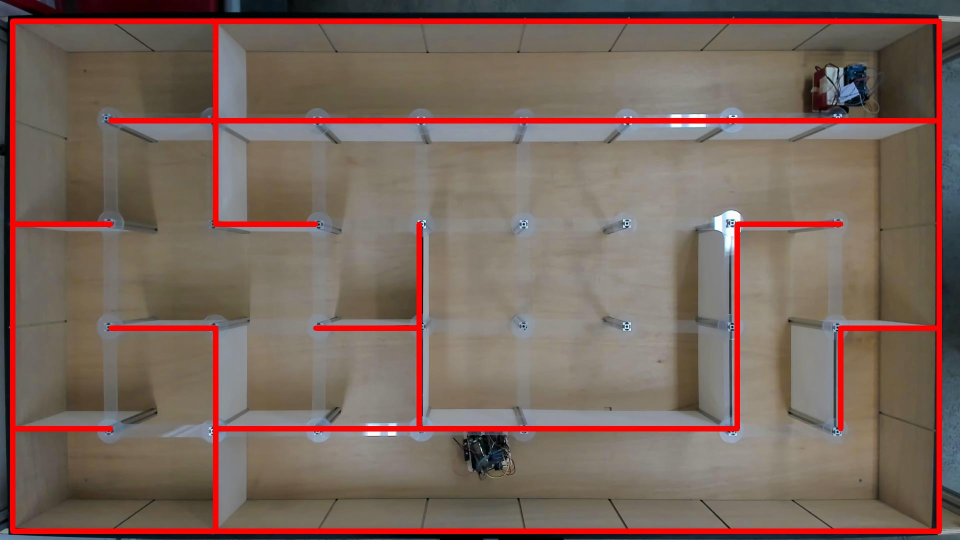
#> input picture car.jpg, 1920 x 1080 px, given in place of fcam6.jpg, which was not available (shown at 1/2 size)
$ python Vision_Attempt2.py
#> lines starting #> are read from the running program, lines starting #| are printed output that depends on the picture; after the words box and inside, x2 and y2 are one past the last pixel; in counts of white or black regions, pixels touching at a corner belong together; pictures that were not available may be replaced by others from this repository, and a replacement may not be noted
import numpy as np
import cv2
import matplotlib.pyplot as plt
import copy
import serial
import time
import argparse
import imutils
from collections import deque
from imutils.video import VideoStream


def startCamera():
# =============================================================================
#     For camera testing (ignore above code, it's fucked)
#
#    Uncomment line:
#       77: when connected to maze camera
#       78: when you want to use laptop camera
#
# =============================================================================

#    usbCamera = cv2.VideoCapture(cv2.CAP_DSHOW)
##    usbCamera = cv2.VideoCapture(0)
#
#    usbCamera.set(cv2.CAP_PROP_FPS, 30)
#    usbCamera.set(cv2.CAP_PROP_FRAME_WIDTH,800)
#    usbCamera.set(cv2.CAP_PROP_FRAME_HEIGHT,500)
#    usbCamera.set(3,1920)
#    usbCamera.set(4,1080)
#
#    if usbCamera.isOpened(): # try to get the first frame
#            rval, frame = usbCamera.read()
#    else:
#            rval = False
#    while rval:
#        cv2.imshow("USB Camera", frame)
#        rval, frame = usbCamera.read()
#        key = cv2.waitKey(20)
#        if key == 27: # exit on ESC
#            usbCamera.release()
#            vs = VideoStream(src=1,resolution = (1920,1080),framerate = 30).start()
#            cv2.destroyWindow("USB Camera")
#            return frame,vs


# =============================================================================
# Comment out if connected to camera
# =============================================================================

    picture = cv2.imread('fcam6.jpg')
#> picture is the input picture: shape (1080, 1920, 3); mean B, G, R 91.7, 101, 121.9
#    vs = VideoStream(src=1,resolution = (1920,1080),framerate = 30).start()
#    picture = cv2.imread('car2.jpg')
    return picture

def startVideoStream():
    vs = VideoStream(src=1,resolution = (1920,1080),framerate = 30).start()
    return vs


def displayPicture(picture):
    cv2.imshow("Snap",picture)
    cv2.waitKey(0)
    cv2.destroyAllWindows()


# [9 lines left out: function testProcess, not called in this run]

def redOverLay(picture):

    red = copy.deepcopy(picture)
    gray = cv2.cvtColor(picture,cv2.COLOR_BGR2GRAY)
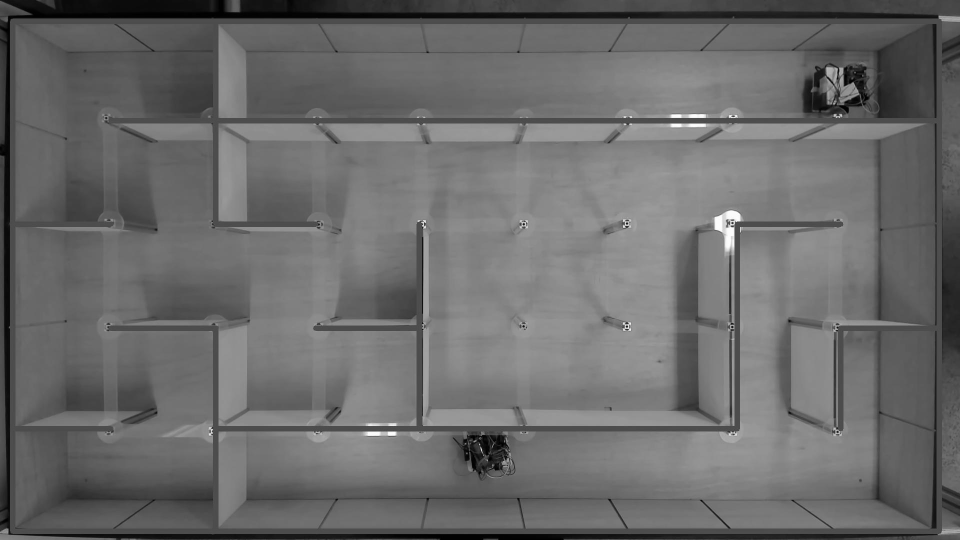
#> gray: shape (1080, 1920) (shown at 1/2 size); min 0, max 255, mean 106.2
    blur_gray = cv2.blur(gray,(5,5))
    edges = cv2.Canny(blur_gray,60,100)
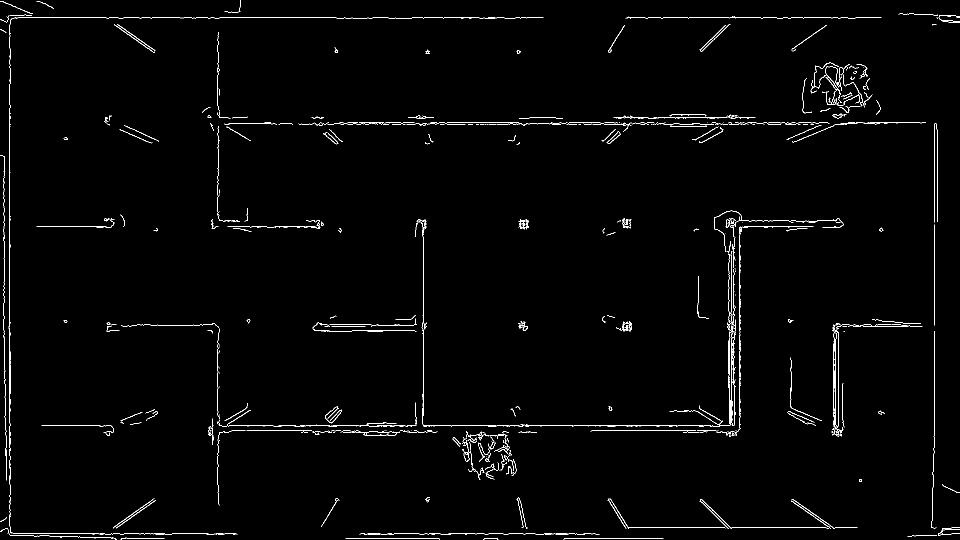
#> edges: shape (1080, 1920) (shown at 1/2 size); 1.4% white in thin lines or dots
    lines = cv2.HoughLinesP(edges,1,np.pi/360,50,70)
#> lines = 1078 rows, first 6: [824, 35, 845, 35], [35, 35, 212, 35], [771, 245, 801, 245], [120, 850, 200, 850], [18, 653, 18, 267], [936, 248, 945, 248]
    for line in lines:
        x1, y1, x2, y2 = line[0]
        cv2.line(red, (x1, y1), (x2, y2), (0, 255, 0), 30)
#> this loop made 1078 passes
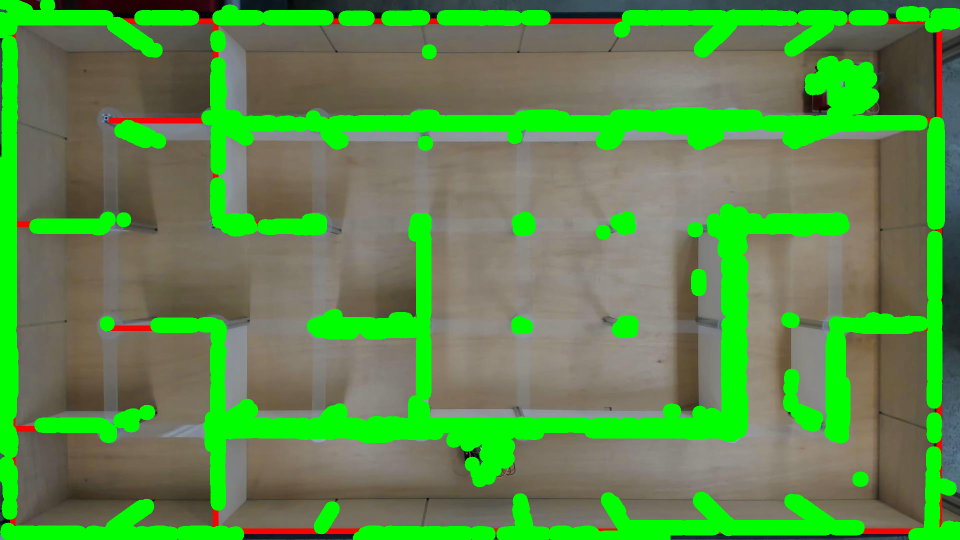
#> red: shape (1080, 1920, 3) (shown at 1/2 size); mean B, G, R 75, 140.2, 91.8
#    cv2.imshow("test",red)
    vertIndex = [25,221,431,631,838,1052,1266,1474,1681,1878]
    horIndex = [42,241,448,656,857,1062]
    horList = []
    vertList = []
#    cv2.imshow("test",red)
#   Checking for horizontal walls.
    for x in horIndex:
#   Iterates through the 6 horizontal walls
#        print("X is:",x)
#        print(len(vertIndex))
#        dick = 0
        for c in range(len(vertIndex)):
#   Iterates through the vertical walls to check
            if c == 9:
                break
            else:
                startH = vertIndex[c]
                endH = vertIndex[c+1]
#                print("Start is:",start)
#                print("End is:", end)
#            print(c)
            a = startH
#            print("A is :",a)
            count = 0
#            print("Before loop:",count)
            for a in range(startH,endH):
                if red[x,a,1] == 255:
                    count+=1
#                    print(count)
                else:
                    continue
            if count > 170:
                cv2.line(picture,(endH,x),(startH,x),(0,0,255),10)
#                print(dick)
#                dick+=1
                horList.append("1")
            else:
                horList.append("0")
                continue
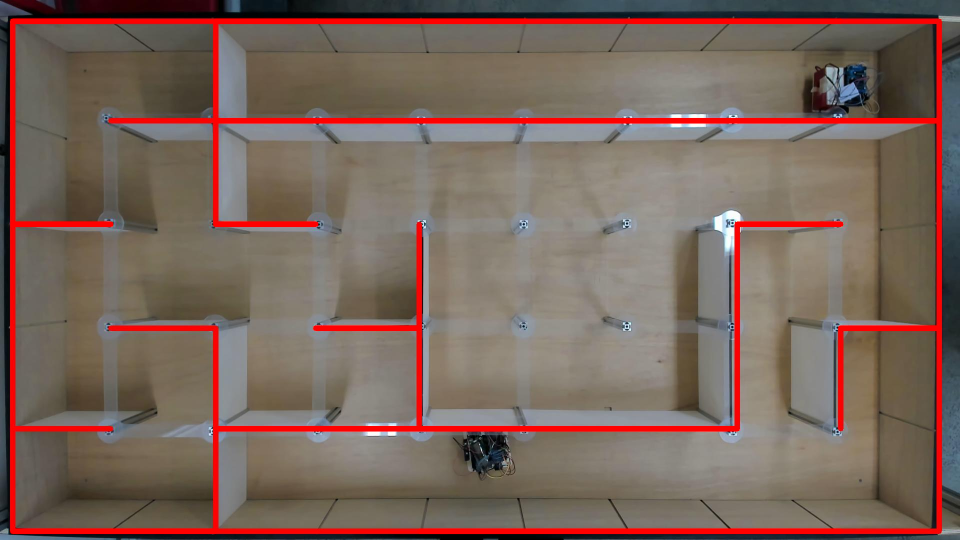
#> picture: shape (1080, 1920, 3) (shown at 1/2 size); 3.22% of pixels changed, all inside (x1, y1, x2, y2) = (20, 37, 1884, 1068)
#> after the loop, horList = 54 items, first 6: '1', '0', '1', '1', '1', '0'
#            print("After for loop:", count)

#   Vertical Wall Checker
    for h in vertIndex:
        for d in range(len(horIndex)):
            if d == 5:
                break
            else:
                startV = horIndex[d]
                endV = horIndex[d+1]
            count = 0
            for g in range(startV,endV):
                if red[g,h,1] == 255:
                    count+=1
                else:
                    continue
            if count > 170:
                cv2.line(picture,(h,endV),(h,startV),(0,0,255),10)
                vertList.append("1")
            else:
                vertList.append("0")
                continue
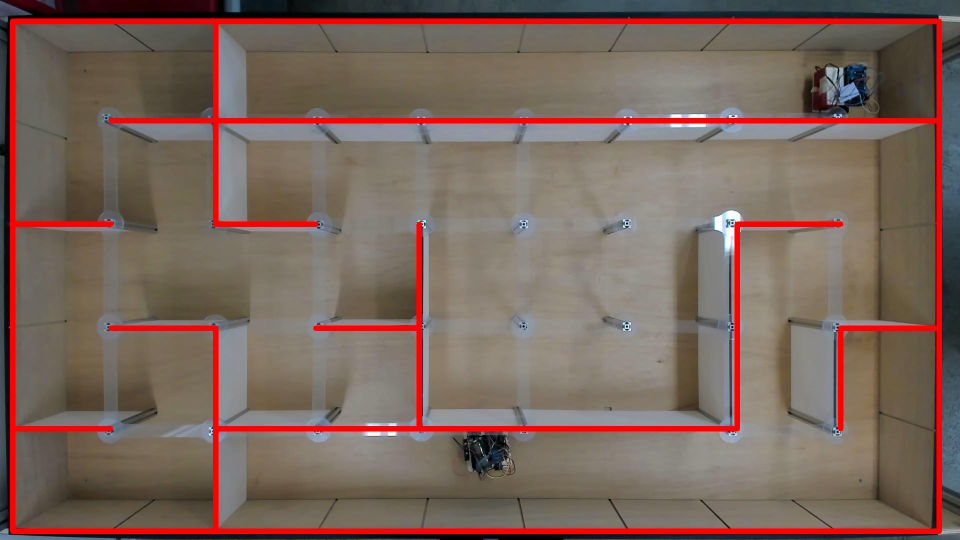
#> picture: shape (1080, 1920, 3) (shown at 1/2 size); 1.91% of pixels changed, all inside (x1, y1, x2, y2) = (20, 43, 1884, 1068)
#> after the loop, vertList = 50 items, first 6: '1', '1', '1', '1', '1', '0'

# [5 lines of commented-out code are left out]
    return picture, horList,vertList

# [33 lines left out: function reArrangeVertList, not called in this run]

def findCar(picture):

    binImage = cv2.cvtColor(picture,cv2.COLOR_BGR2GRAY)
    cellLocation = []
# =============================================================================
# Detection of the car
#
# We know that the car will be positioned in one of the four corners, therefore
# we will chech the 4 corners.
#
#
#   https://github.com/michael-pacheco/opencv-arrow-detection/blob/master
#   /arrow_detection_hough_lines.py
# =============================================================================

# =============================================================================
#   ROI Regions
# =============================================================================
#   Top left corner
#    roi1 = binImage[70:225,50:250]
#    roi1 = binImage[20:300,20:350]
#   Top right corner
#    roi2 = binImage[20:225,1610:1820]
#   Bottom left corner
    roi3 = binImage[875:1050,50:250]
#   Bottom right corner
    roi4 = binImage[875:1050,1610:1820]
#    roi4 = binImage[900:1000,1660:1750]
#    roi1 = binImage[125:225,150:300]

    cv2.imshow("ROI",roi4)
    cv2.waitKey(0)
    cv2.destroyAllWindows()

# =============================================================================
#   Setting Up the Blob Detection
# =============================================================================
    params = cv2.SimpleBlobDetector_Params()
#    params.minThreshold = 0
#    params.maxThreshold = 2000
    params.filterByArea = True
    params.minArea = 250
    params.maxArea = 10000
    params.filterByCircularity = True
    params.minCircularity = 0.5
    params.filterByConvexity = True
    params.minConvexity = 0.5
    params.filterByInertia = True
    params.minInertiaRatio = 0.5
#    params.filterByColor = True
#    params.blobColor = 255
    detector = cv2.SimpleBlobDetector_create(params)

# [15 lines of commented-out code are left out]

    carDetect = detector.detect(roi3)
    if carDetect != []:
        print("Car Detected in Bottom Left Corner")
        cellLocation.append("36")
        return cellLocation,roi3

    carDetect = detector.detect(roi4)
    if carDetect != []:
        print("Car Detected in Bottom Right Corner")
        cellLocation.append("44")
        return cellLocation,roi4

    print("No Car Detected, you're trash")


    overLayedCar = cv2.drawKeypoints(picture,carDetect,np.array([]), (0,0,255), cv2.DRAW_MATCHES_FLAGS_DRAW_RICH_KEYPOINTS)
    cv2.imshow("yeet",overLayedCar)
    cv2.waitKey(0)
    cv2.destroyAllWindows()


    return cellLocation

def getOrientation(arrow):

# =============================================================================
# Detection of the orientation of the car base on an arrow
# =============================================================================
    orientation = []
#    cv2.imwrite("roiCal.jpg",arrow)
#    gray = cv2.cvtColor(arrow,cv2.COLOR_BGR2GRAY)
    corners = cv2.goodFeaturesToTrack(arrow,3,0.1,50)
    corners = np.int0(corners)
    color = cv2.cvtColor(arrow,cv2.COLOR_GRAY2RGB)

    i = 1
    point1 = []
    point2 = []
    point3 = []

#    cv2.imshow("yeet",color)
#    cv2.waitKey(0)
#    cv2.destroyAllWindows()


    for corner in corners:
        x,y = corner.ravel()
#    cv2.circle(arrow,(x,y),5,(0,0,255),10)


        if i == 1:
#        point1 = unumpy.uarray([corner[0][0],corner[0][1]],[5,5])
            point1 = corner
#        p1 = unumpy.uarray([corner[0][0],corner[0][1]],[5,5])
            p1_upper = point1+5
            p1_lower = point1-5
#        print(p1_lower[0][0])
#        print(p1_upper[0][0])
            p1_rangeX = np.arange(p1_lower[0][0],p1_upper[0][0],1)
            p1_rangeY = np.arange(p1_lower[0][1],p1_upper[0][1],1)
#        p1_full = np.uint8(p1)
#        print(p1_rangeY)
#        RED
            cv2.circle(color,(point1[0][0],point1[0][1]),5,(0,0,255),10)
            i+=1
        elif i == 2:
            point2 = corner
            p2_lower = point2-5
            p2_upper = point2+5
            p2_rangeX = np.arange(p2_lower[0][0],p2_upper[0][0],1)
            p2_rangeY = np.arange(p2_lower[0][1],p2_upper[0][1],1)
#        p2 = unumpy.uarray([corner[0][0],corner[0][1]],[5,5])
#        BLUE
            cv2.circle(color,(point2[0][0],point2[0][1]),5,(255,0,0),10)
            i+=1
        else:
            point3 = corner
            p3_lower = point3-5
            p3_upper = point3+5
            p3_rangeX = np.arange(p3_lower[0][0],p3_upper[0][0],1)
            p3_rangeY = np.arange(p3_lower[0][1],p3_upper[0][1],1)
#        p3 = unumpy.uarray([corner[0][0],corner[0][1]],[5,5])
#        GREEN
            cv2.circle(color,(point3[0][0],point3[0][1]),5,(0,255,0),10)

    cv2.imshow("Color Checker",color)
    cv2.waitKey(0)
    cv2.destroyAllWindows()
    #print(p1)
    #print(corners)
    print(point1)
    print(point2)
    print(point3)

# [17 lines of commented-out code are left out]
    if any(np.in1d(p1_rangeX,p2_rangeX)) == True or any(np.in1d(p2_rangeX,p3_rangeX)) == True or any(np.in1d(p3_rangeX,p1_rangeX)) == True:
        if(any(np.in1d(p1_rangeX,p2_rangeX))) == True:
#        Established that point 1 and 2 are the base.
            referenceX = (point1[0][0]+point2[0][0])/2
            if(point3[0][0] > referenceX):
                print("Right Arrow")
                orientation.append("1")
            else:
                print("Left Arrow")
                orientation.append("3")
        elif(any(np.in1d(p2_rangeX,p3_rangeX))) == True:
#        Established that point 2 and 3 are the base.
            referenceX = (point2[0][0]+point3[0][0])/2
            if(point1[0][0] > referenceX):
                print("Right Arrow")
                orientation.append("1")
            else:
                print("Left Arrow")
                orientation.append("3")
        else:
#        Established that point 2 and 3 are the base.
            referenceX = (point3[0][0]+point1[0][0])/2
            if(point2[0][0] > referenceX):
                print("Right Arrow")
                orientation.append("1")
            else:
                print("Left Arrow")
                orientation.append("3")
    elif any(np.in1d(p1_rangeY,p2_rangeY)) == True or any(np.in1d(p2_rangeY,p3_rangeY)) == True or any(np.in1d(p3_rangeY,p1_rangeY)) == True:
        if(any(np.in1d(p1_rangeY,p2_rangeY))) == True:
#        Established that point 1 and 2 are the base.
            referenceY = (point1[0][1]+point2[0][1])/2
            if(point3[0][1] > referenceY):
                print("Down Arrow")
                orientation.append("2")
            else:
                print("Up Arrow")
                orientation.append("0")
        elif(any(np.in1d(p2_rangeY,p3_rangeY))) == True:
#        print("REE")
#        Established that point 2 and 3 are the base.
            referenceY = (point2[0][1]+point3[0][1])/2
            if(point1[0][1] > referenceY):
                print("Down Arrow")
                orientation.append("2")
            else:
                print("Up Arrow")
                orientation.append("0")
        else:
#        Established that point 2 and 3 are the base.
            referenceY = (point3[0][1]+point1[0][1])/2
            if(point2[0][1] > referenceY):
                print("Down Arrow")
                orientation.append("2")
            else:
                print("Up Arrow")
                orientation.append("0")

    else:
        print("Can't Detect Heading")

    return orientation
# [145 lines of commented-out code are left out]

# [194 lines left out: functions cropHorList, cropVertList, calandraCompatible, liveTracking, not called in this run]

# =============================================================================
# Main Function
# =============================================================================
snap = startCamera()
cam = startVideoStream()
#displayPicture(snap)
redMaze,horList,vertList = redOverLay(snap)
#> horList = 54 items, first 6: '1', '0', '1', '1', '1', '0'; vertList = 50 items, first 6: '1', '1', '1', '1', '1', '0'
displayPicture(redMaze)
car,roi = findCar(snap)
#> in findCar, `roi4 = binImage[875:1050,1610:1820]`:
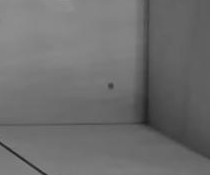
#> roi4: shape (175, 210); min 30, max 147, mean 109.5
#> in findCar, `carDetect = detector.detect(roi3)`: carDetect = ()
#> car = ['36']
orientation = getOrientation(roi)
#> in getOrientation, `corners = cv2.goodFeaturesToTrack(arrow,3,0.1,50)`: corners = [[191, 173], [121, 84]]
#> the loop in getOrientation, `for corner in corners:` made 2 passes
#> (x, y, p1_upper, p1_lower, p1_rangeX, p1_rangeY, i) on pass 1: (191, 173, [[196, 178]], [[186, 168]], [186, 187, 188, 189, 190, 191, 192, 193, 194, 195], [168, 169, 170, 171, 172, 173, 174, 175, 176, 177], 2)
#> (x, y, p2_lower, p2_upper, p2_rangeX, p2_rangeY, i) on pass 2: (121, 84, [[116, 79]], [[126, 89]], [116, 117, 118, 119, 120, 121, 122, 123, 124, 125], [79, 80, 81, 82, 83, 84, 85, 86, 87, 88], 3)
#> after the loop in getOrientation, `for corner in corners:`:
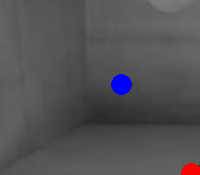
#> color: shape (175, 200, 3); mean B, G, R 84.4, 82, 83.3
#> after the loop in getOrientation, `for corner in corners:`: i = 3
#| [[191 173]]
#| [[121  84]]
#> (the run stopped early here; a loop or call above may not have finished)
